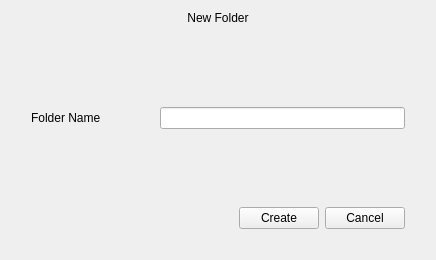
<?xml version="1.0" encoding="UTF-8"?>
<ui version="4.0">
 <class>NewFolderDialog</class>
 <widget class="QWidget" name="NewFolderDialog">
  <property name="geometry">
   <rect>
    <x>0</x>
    <y>0</y>
    <width>436</width>
    <height>260</height>
   </rect>
  </property>
  <property name="windowTitle">
   <string>Dialog</string>
  </property>
  <layout class="QVBoxLayout" name="verticalLayout">
   <property name="spacing">
    <number>0</number>
   </property>
   <item>
    <widget class="QLabel" name="label_title">
     <property name="text">
      <string>New Folder</string>
     </property>
     <property name="alignment">
      <set>Qt::AlignCenter</set>
     </property>
    </widget>
   </item>
   <item>
    <widget class="QWidget" name="widget_background" native="true">
     <property name="sizePolicy">
      <sizepolicy hsizetype="Preferred" vsizetype="Expanding">
       <horstretch>0</horstretch>
       <verstretch>0</verstretch>
      </sizepolicy>
     </property>
     <property name="focusPolicy">
      <enum>Qt::StrongFocus</enum>
     </property>
     <layout class="QVBoxLayout" name="verticalLayout_2">
      <property name="leftMargin">
       <number>20</number>
      </property>
      <property name="rightMargin">
       <number>20</number>
      </property>
      <property name="bottomMargin">
       <number>20</number>
      </property>
      <item>
       <spacer name="verticalSpacer_2">
        <property name="orientation">
         <enum>Qt::Vertical</enum>
        </property>
        <property name="sizeHint" stdset="0">
         <size>
          <width>20</width>
          <height>40</height>
         </size>
        </property>
       </spacer>
      </item>
      <item>
       <layout class="QHBoxLayout" name="horizontalLayout">
        <item>
         <widget class="QLabel" name="label_name">
          <property name="sizePolicy">
           <sizepolicy hsizetype="Preferred" vsizetype="Preferred">
            <horstretch>1</horstretch>
            <verstretch>0</verstretch>
           </sizepolicy>
          </property>
          <property name="text">
           <string>Folder Name</string>
          </property>
         </widget>
        </item>
        <item>
         <widget class="MyLineEdit" name="lineEdit_name">
          <property name="sizePolicy">
           <sizepolicy hsizetype="Expanding" vsizetype="Fixed">
            <horstretch>2</horstretch>
            <verstretch>0</verstretch>
           </sizepolicy>
          </property>
         </widget>
        </item>
       </layout>
      </item>
      <item>
       <spacer name="verticalSpacer">
        <property name="orientation">
         <enum>Qt::Vertical</enum>
        </property>
        <property name="sizeHint" stdset="0">
         <size>
          <width>20</width>
          <height>59</height>
         </size>
        </property>
       </spacer>
      </item>
      <item>
       <layout class="QHBoxLayout" name="horizontalLayout_2">
        <item>
         <spacer name="horizontalSpacer">
          <property name="orientation">
           <enum>Qt::Horizontal</enum>
          </property>
          <property name="sizeHint" stdset="0">
           <size>
            <width>40</width>
            <height>20</height>
           </size>
          </property>
         </spacer>
        </item>
        <item>
         <widget class="QPushButton" name="pushButton_create">
          <property name="text">
           <string>Create</string>
          </property>
         </widget>
        </item>
        <item>
         <widget class="QPushButton" name="pushButton_cancel">
          <property name="text">
           <string>Cancel</string>
          </property>
         </widget>
        </item>
       </layout>
      </item>
     </layout>
    </widget>
   </item>
  </layout>
 </widget>
 <customwidgets>
  <customwidget>
   <class>MyLineEdit</class>
   <extends>QLineEdit</extends>
   <header>mylineedit.h</header>
  </customwidget>
 </customwidgets>
 <tabstops>
  <tabstop>widget_background</tabstop>
  <tabstop>lineEdit_name</tabstop>
  <tabstop>pushButton_create</tabstop>
  <tabstop>pushButton_cancel</tabstop>
 </tabstops>
 <resources/>
 <connections/>
</ui>
